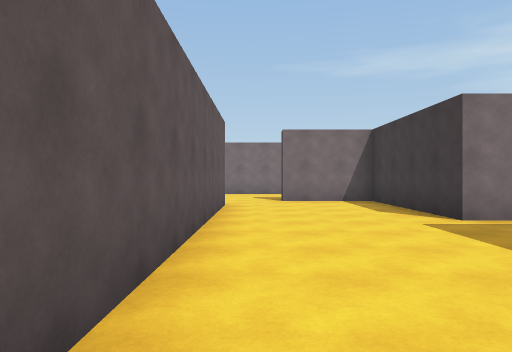
view 1 (above)

23 first-person views from a walk through a 3-D level made in the Unity game engine. The camera is 1.4 m above the floor, looks level and sees 70° across. The floor is counted in squares, 2 m on a side. Each view is taken from the middle of a square. On the plan, view 1 faces up. The plan holds only what a view shows up to about 11 squares ahead; the rest is blank. The place goes on beyond the plan. The player is left out.

view 2
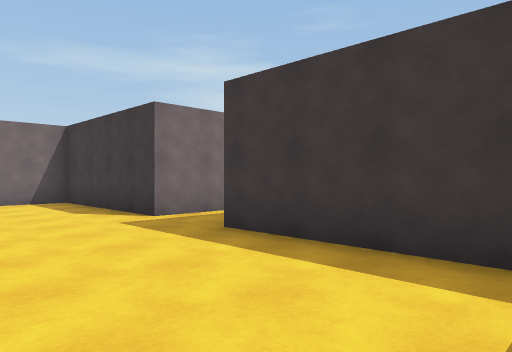

view 3
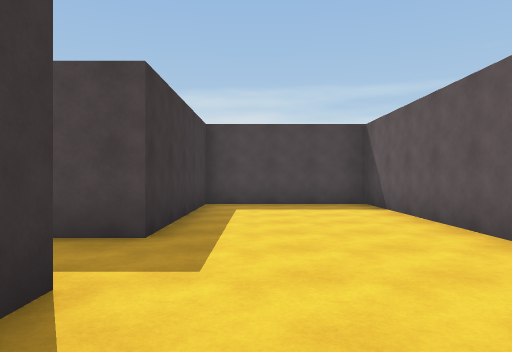

view 4
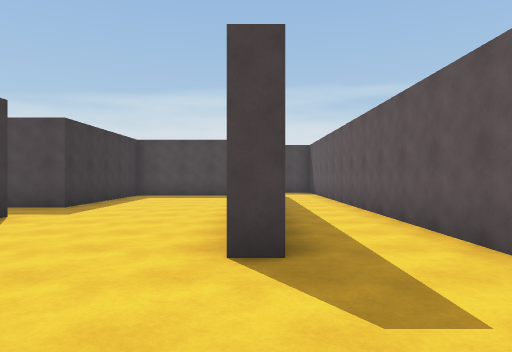

view 5
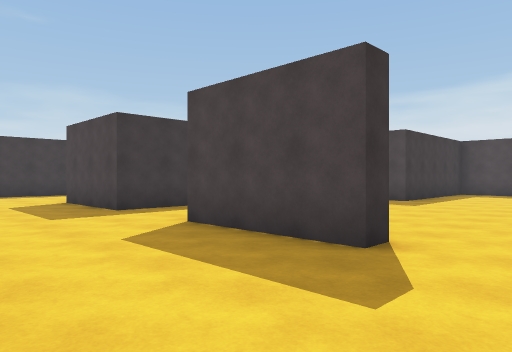

view 6
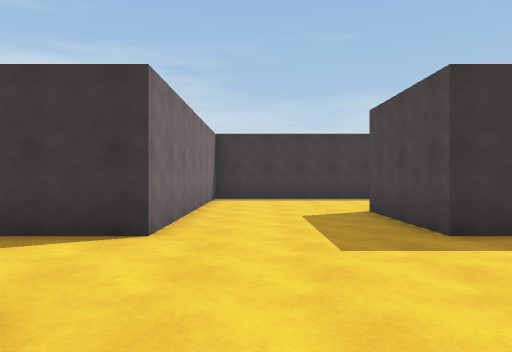

view 7
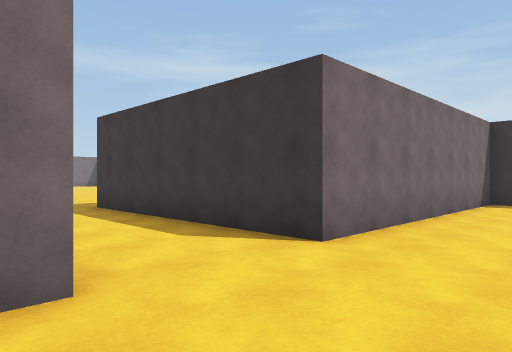

view 8
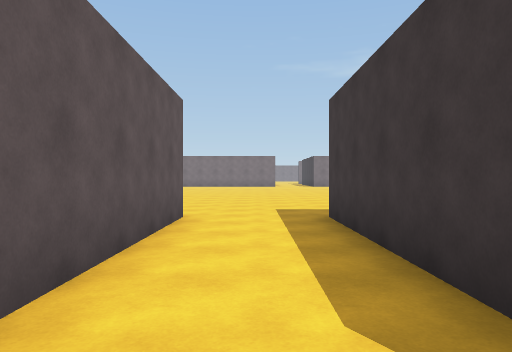

view 9
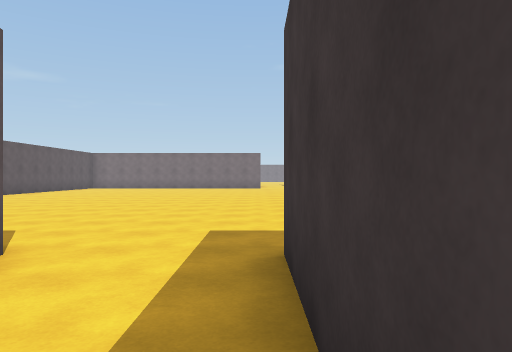

view 10
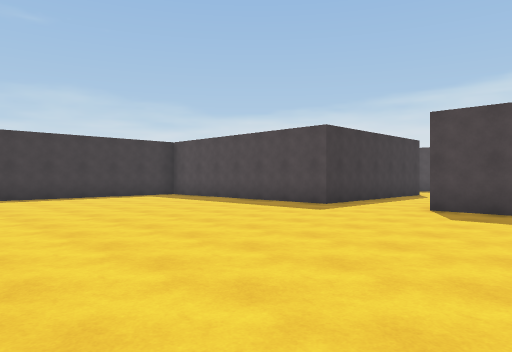

view 11
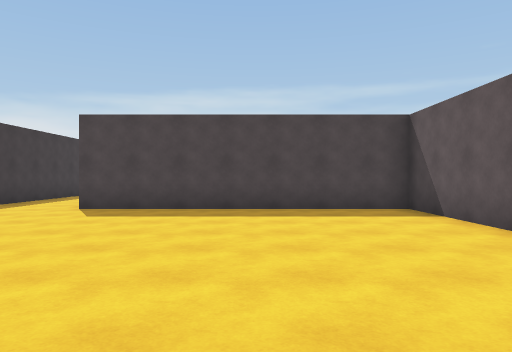

view 12
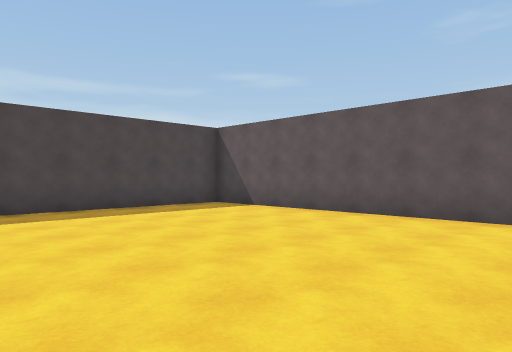

view 13
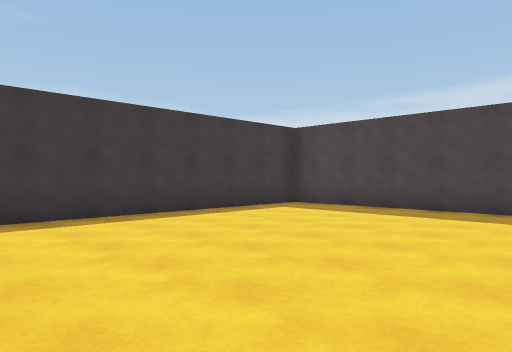

view 14
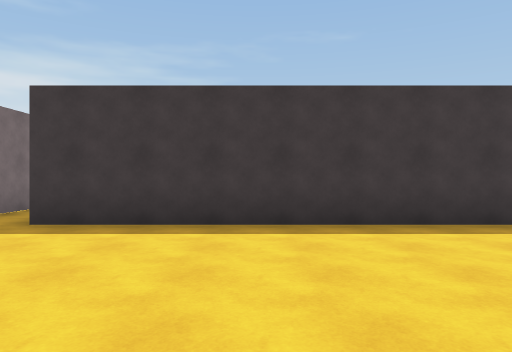

view 15
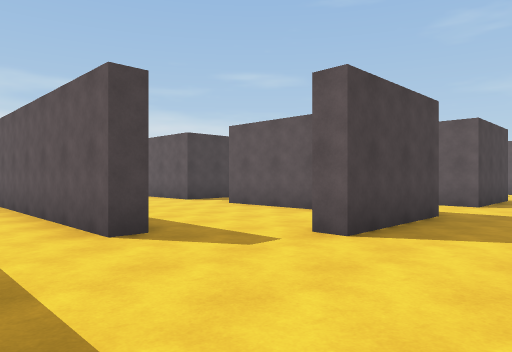

view 16
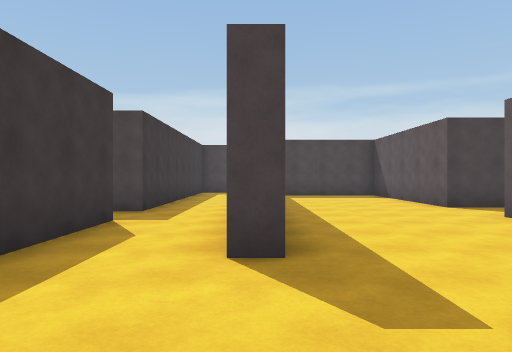

view 17
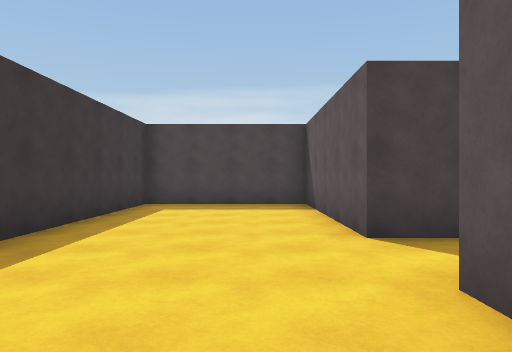

view 18
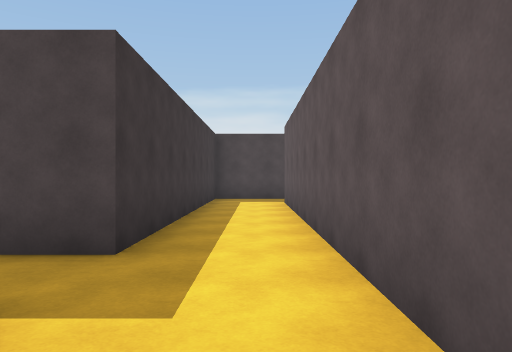

view 19
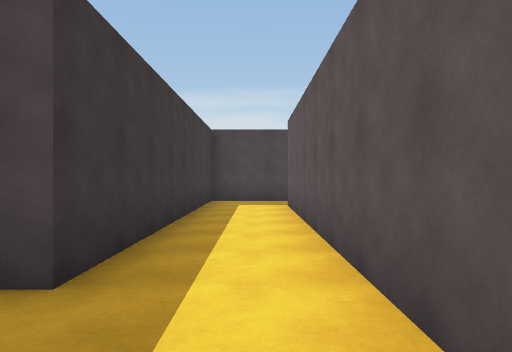

view 20
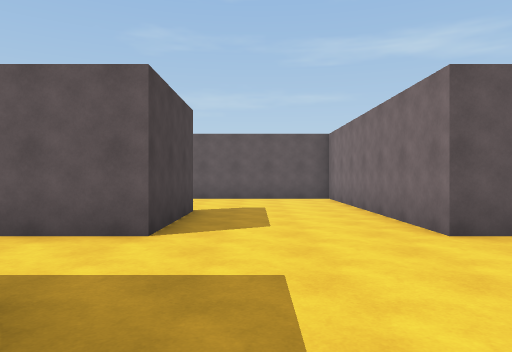

view 21
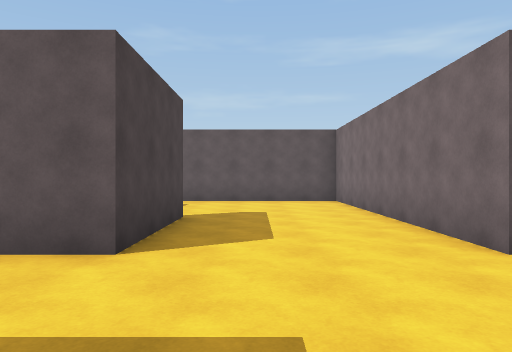

view 22
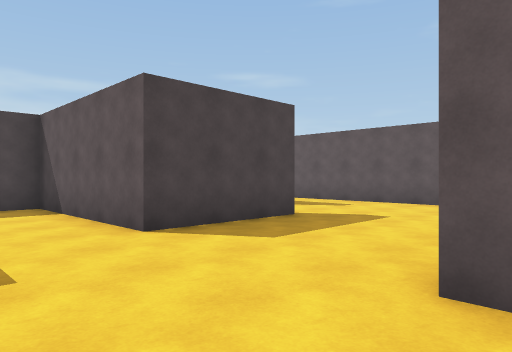

view 23
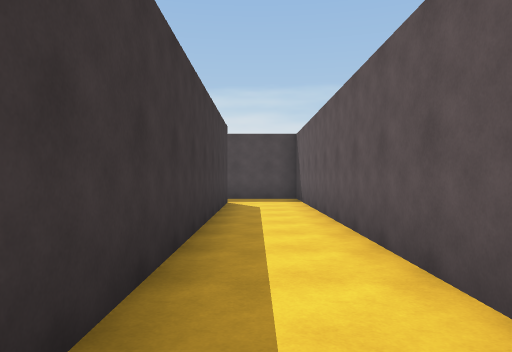

### Floor plan
Points are (right, up) in squares from view 1. A wall is a line through its corners. A room is listed if a view was taken in it or the views show most of it. See-through windows are left out.
Room 1 (views 1, 2, 3)
walls: (4.9, 5.7) (3.3, 5.7) (3.3, 10.2) (0.7, 10.2); (-0.7, 7.6) (-0.7, -1.1) (3.3, -1.1) (3.3, 3.9) (6.7, 3.9)
ways out: opening at (0, 9) to room 2; opening at (7, 5) to room 3
Room 2 (views 4, 5, 6, 7, 8, 9, 10, 11, 12, 13, 14, 15, 16, 18, 19, 20, 21, 22, 23)
walls: (6.3, 9) (6.3, 10.8) (9.2, 10.8) (9.2, 10.2); (0.7, 10.2) (0.7, 10.8) (3.8, 10.8) (3.8, 6.3) (4.5, 6.3); (10.6, 8.9) (11.2, 8.9) (11.2, -1.6); (-0.7, 8.6) (-0.7, 7.6); (-1.4, 8.9) (-0.8, 8.9); (13.2, 13.8) (13.2, 14.3) (6.3, 14.3) (6.3, 20.2) (13.2, 20.2) (13.2, 28.2); (13.2, 6.2) (13.2, 8.9); (-3.3, 27) (-3.3, 20.2) (3.8, 20.2) (3.8, 14.3) (-3.3, 14.3) (-3.3, -2.9); (-1.3, -1.6) (-1.3, 7); (11, -3.3) (13.2, -3.2) (13.2, 4.7) (14.4, 4.7)
ways out: opening at (0, 9) to room 1; opening at (10.5, 9.5) to room 3; opening at (14.5, 5.5)
Room 3 (view 17)
walls: (6.7, 3.9) (6.7, -1.1) (10.7, -1.1) (10.7, 4.1); (6.7, 8.5) (6.7, 5.8)
ways out: opening at (7, 5) to room 1; opening at (10.5, 9.5) to room 2

Where each view was taken, in squares from view 1:
view 1: 0 up, 0 right, facing up
view 2: 0 up, 0 right, facing up-right
view 3: 8 up, 2 right, facing down
view 4: 12 up, 1 left, facing down
view 5: 14 up, 1 left, facing down-right
view 6: 13 up, 2 right, facing right
view 7: 12 up, 3 right, facing up-right
view 8: 14 up, 5 right, facing up
view 9: 17 up, 6 right, facing up
view 10: 28 up, 1 right, facing down-right
view 11: 28 up, 0 right, facing down
view 12: 28 up, 3 right, facing down-left
view 13: 28 up, 7 right, facing down-right
view 14: 25 up, 8 right, facing right
view 15: 13 up, 13 right, facing down-left
view 16: 12 up, 11 right, facing down
view 17: 8 up, 8 right, facing down
view 18: 8 up, 12 right, facing down
view 19: 7 up, 12 right, facing down
view 20: 12 up, 8 right, facing left
view 21: 12 up, 7 right, facing left
view 22: 15 up, 6 right, facing down-left
view 23: 8 up, 2 left, facing down
